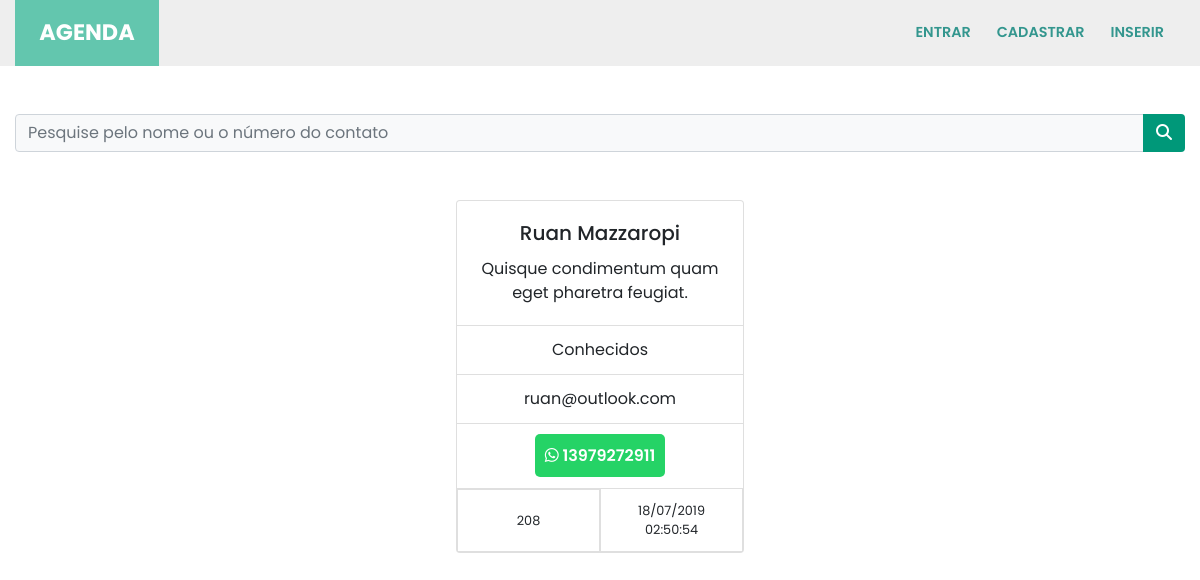
Screenshot of /208 with the database file from the repository.
### contatos/models.py (models this page shows, shortened)
class Contato(models.Model):
    nome = models.CharField(max_length=150)
    sobrenome = models.CharField(max_length=255, blank=True)
    telefone = models.CharField(max_length=255)
    email = models.CharField(max_length=255, blank=True)
    data_criacao = models.DateTimeField(default=timezone.now)
    descricao = models.TextField(blank=True)
    categoria = models.ForeignKey(Categoria, on_delete=models.DO_NOTHING)
    mostrar = models.BooleanField(default=True)
    foto = models.ImageField(blank=True, upload_to='fotos/%Y/%m/')

class Categoria(models.Model):
    nome = models.CharField(max_length=255)
    def __str__(self):
        return self.nome

### contatos/views.py (the view)
# urls.py: path('<int:contato_id>', views.ver_contato, name='ver_contato'),
def ver_contato(request, contato_id):
    contato = get_object_or_404(Contato, id=contato_id)
    if not contato.mostrar:
        raise Http404()
    return render(request, 'contatos/ver_contato.html', {
        'contato': contato
    })

### contatos/templates/contatos/ver_contato.html (shortened to what this page needs)
{% extends 'base.html' %}
{%block conteudo%}
<div class="card text-center my-3 d-block mx-auto" style="width: 18rem;">
    <div class="card-body">
        <h5 class="card-title">
            {{ contato.nome }} {{ contato.sobrenome }}
        </h5>
        <p class="card-text">
            {{ contato.descricao }}
        </p>
    </div>
    <ul class="list-group list-group-flush">
        <li class="list-group-item">
            {{ contato.categoria }}
        </li>
        <li class="list-group-item">
            {{ contato.email }}
        </li>
    </ul>
    <div class="card-body">
        <a id="wpp" target="_blank" href="https://api.whatsapp.com/send?phone=15551234567">
            <i class="fab fa-whatsapp"></i>
            {{ contato.telefone }}
        </a>
    </div>
    <ul class="list-group list-group-flush">
        <div class="column d-flex">
            <small class="list-group-item w-100 d-flex align-items-center justify-content-center">
                {{ contato.id }}
            </small>
            <small class="list-group-item w-100">
                {{ contato.data_criacao|date:'d/m/Y H:i:s' }}
            </small>
        </div>
    </ul>
</div>
</div>
{%endblock%}

### templates/static/style/style.css (style rules this page uses)
html { scroll-behavior: smooth; }
* { margin: 0; padding: 0; font-family: 'Poppins', sans-serif; }
#wpp { background-color: #25D366; border-radius: 5px; color: white; padding: 10px; font-weight: 600; text-decoration: none !important; }

### rows the page displays
Contato: nome "Ruan", sobrenome "Mazzaropi", descricao "Quisque condimentum quam eget pharetra feugiat.", categoria "Conhecidos", email "ruan@outlook.com", telefone "13979272911", id "208", data_criacao "18/07/2019 02:50:54"
